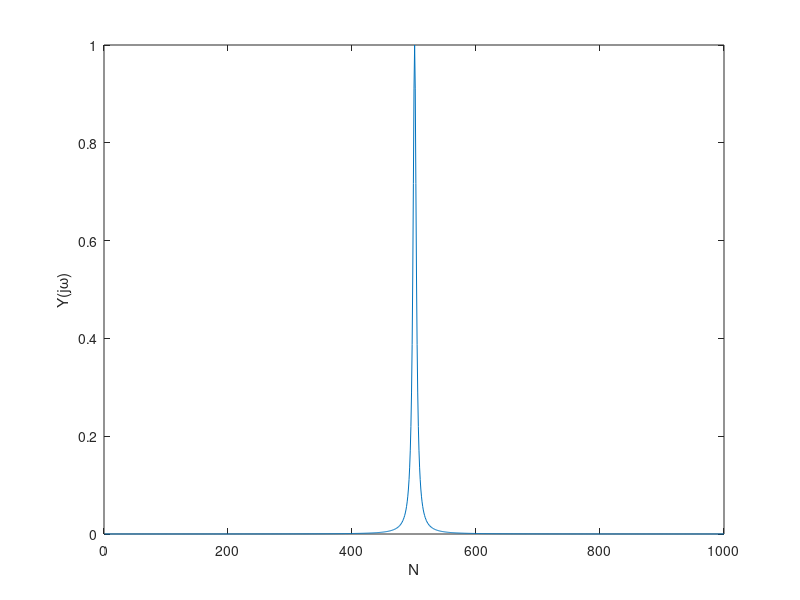

This figure's MATLAB source:
tau = 0.01;
T = 10;
N = T / tau;
t = (0:tau:T - 0.01);
x = exp(-2 .* abs(t));
y = exp(-2 .* abs(t - 5));
Y = fftshift(tau * fft(y));

plot(abs(Y))
xlabel('N')
ylabel('Y(j\omega)')
